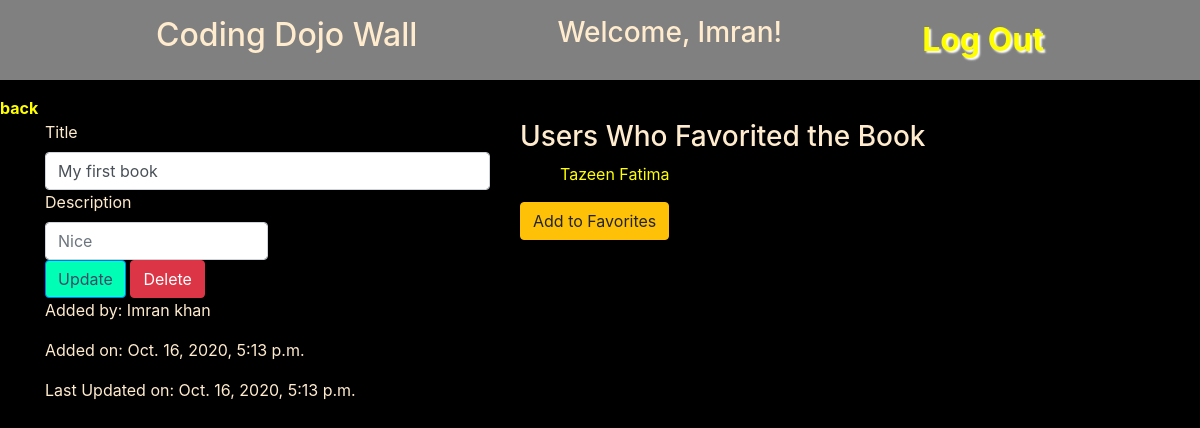
The page /show/11 (signed in) on the database its author committed.
### FavoriteBooks_App/models.py (models this page shows)
class User(models.Model):
    first_name = models.CharField(max_length=45)
    last_name = models.CharField(max_length=45)
    email = models.EmailField(unique=True)
    password = models.CharField(max_length=255)
    created_at = models.DateTimeField(auto_now_add=True)
    updated_at = models.DateTimeField(auto_now=True)
    objects = UserManager()

class Book(models.Model):
    title = models.CharField(max_length=255)
    description = models.CharField(max_length=255)
    user_uploaded = models.ForeignKey(User, related_name="user_uploaded_books",on_delete=models.CASCADE)
    users_likes = models.ManyToManyField(User, related_name='users_liked_books')
    created_at = models.DateTimeField(auto_now_add=True)
    updated_at = models.DateTimeField(auto_now=True)
    objects = BookManager()

### FavoriteBooks_App/views.py (the view)
# urls.py: path('show/<int:id>', views.show_book),
def show_book(request, id):
    if 'user_id' not in request.session:
        return redirect('/')
    user = User.objects.get(id=request.session['user_id'])
    book = Book.objects.get(id=id)
    context = {
        'user': user,
        'book': book,
    }
    return render(request, 'showbook.html', context)

### FavoriteBooks_App/templates/showbook.html (shortened to what this page needs)
<!DOCTYPE html>
<html lang="en">
<head>
    <link href="https://stackpath.bootstrapcdn.com/bootstrap/4.5.0/css/bootstrap.min.css" rel="stylesheet">
    {% load static %}
    <link rel="stylesheet" href="{% static 'style.css' %}">
</head>
   <body>
        <nav>
            <h2>Coding Dojo Wall</h2>
            <h3>Welcome, {{ user.first_name }}!</h3>
            <a href="/logout">Log Out</a>
        </nav>
        <a href="/main">back</a>
        <div class="container">
            <div class="row">
                <div class="col-5 px-12">
                    {% if book.user_uploaded.id == request.session.user_id %}
                    <form action="/edit/{{book.id}}" method="post">
                        <label for="title">Title</label>
                        <input type="text" name="title" id="title" class="form-control" value="{{ book.title}}">
                        <label for="description">Description</label>
                        <input name="description" class="form-control w-50" placeholder="{{book.description}}">
                        <button type="submit" class="btn btn-primary">Update</button>
                        <a href="/delete/{{ book.id }}" role="button" class="btn btn-danger">Delete</a>
                    </form>
                    {% else %}
                    <h3>{{book.title}}</h3>
                    <p>Description: {{book.description}}</p>
                    {% endif %}
                    <p>Added by: {{book.user_uploaded.first_name}} {{book.user_uploaded.last_name}}</p>
                    <p>Added on: {{book.created_at}}</p>
                    <p>Last Updated on: {{book.updated_at}}</p>
                </div>
                <div class="col-5 px-12" >
                    <h3>Users Who Favorited the Book</h3>
                    <div >
                    <ul>
                        {% for fav_user in book.users_likes.all %}
                        <li id="list">{{fav_user.first_name}} {{fav_user.last_name}}</li>
                        {% endfor %}
                    </ul>
                    </div>
                    {% if user in book.users_likes.all %}
                    <a href="/unfavorite/{{book.id}}" role="button" class="btn btn-danger">Remove yourself From Favorites</a>
                    {% else %}
                    <a href="/favorite/{{book.id}}" role="button" class="btn btn-warning">Add to Favorites</a>
                    {% endif %}
                </div>
            </div>
        </div>
   </body>
</html>

### FavoriteBooks_App/static/style.css (style rules this page uses)
body { background-color:black; }
h1,h2,h3,h4,h5,p,label { color: blanchedalmond; }
nav { background-color:gray; display: flex; justify-content: space-evenly; margin-bottom: 1em; padding: 1em; }
nav > a { font-size: 2rem; text-shadow: 2px 2px 2px white; }
.btn-primary { color: #394a67; background-color: #00ffb4; border-color: #007bff; }
a { color: yellow; font-weight: bold; }
li { list-style: none; }
#list { color: yellow; }

### rows shown on the page
User: first_name "Imran"
Book: title "My first book", description "Nice", user_uploaded.first_name "Imran", user_uploaded.last_name "khan", created_at "Oct. 16, 2020, 5:13 p.m.", updated_at "Oct. 16, 2020, 5:13 p.m."
User: first_name "Tazeen", last_name "Fatima"
